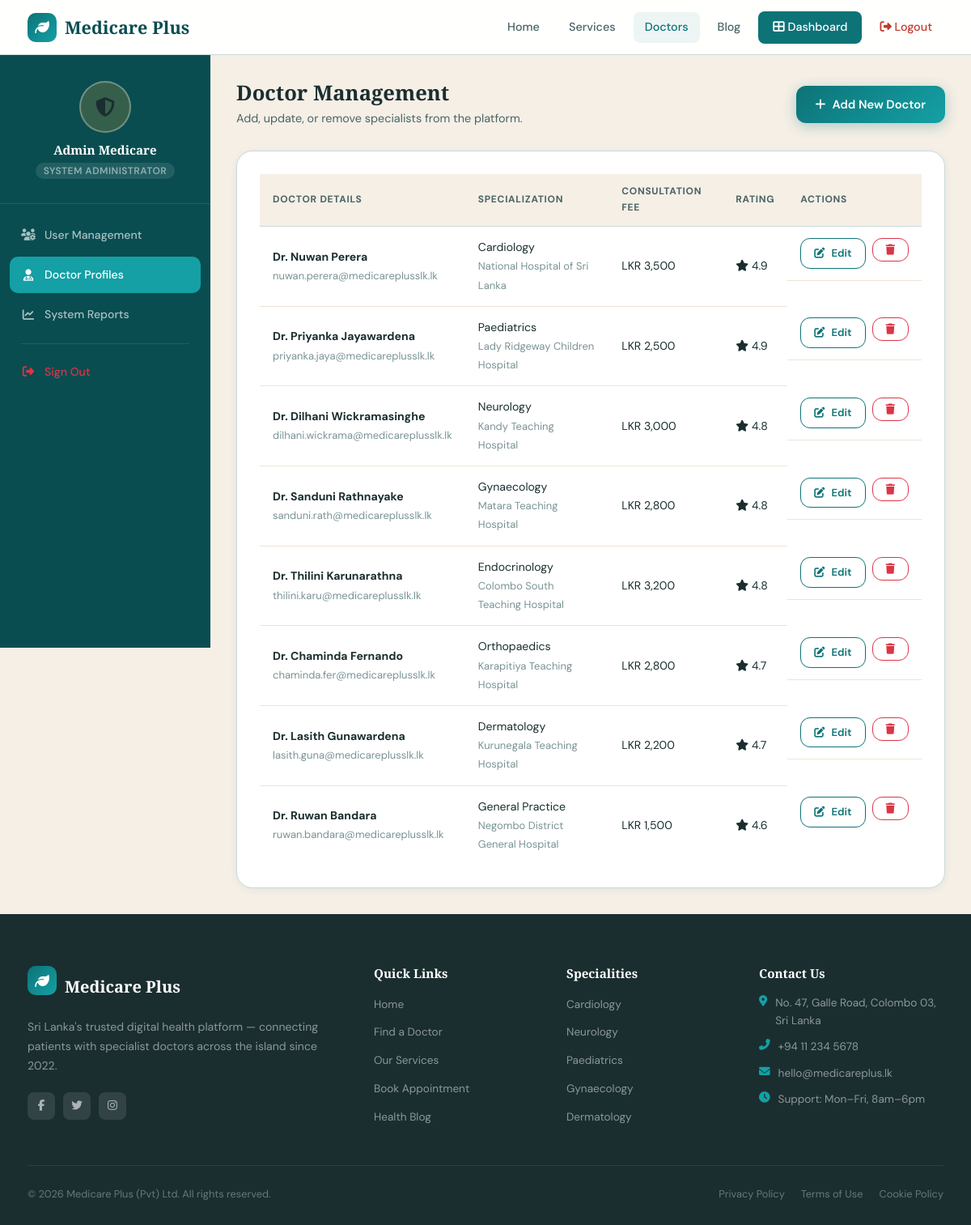
Screenshot of /manage_doctors.php (signed in) with the database file from the repository.
### tables this page shows
CREATE TABLE IF NOT EXISTS users (
    id              INT UNSIGNED AUTO_INCREMENT PRIMARY KEY,
    first_name      VARCHAR(80)  NOT NULL,
    last_name       VARCHAR(80)  NOT NULL,
    email           VARCHAR(180) NOT NULL UNIQUE,
    password_hash   VARCHAR(255) NOT NULL,
    role            ENUM('patient','doctor','admin') NOT NULL DEFAULT 'patient',
    phone           VARCHAR(20),
    address         VARCHAR(255),
    city            VARCHAR(100),
    created_at      TIMESTAMP DEFAULT CURRENT_TIMESTAMP,
    updated_at      TIMESTAMP DEFAULT CURRENT_TIMESTAMP ON UPDATE CURRENT_TIMESTAMP
);

CREATE TABLE IF NOT EXISTS doctors (
    id                  INT UNSIGNED AUTO_INCREMENT PRIMARY KEY,
    user_id             INT UNSIGNED NOT NULL UNIQUE,
    specialization      VARCHAR(120) NOT NULL,
    qualification       VARCHAR(255),
    hospital            VARCHAR(180),
    location            VARCHAR(180),
    consultation_fee    DECIMAL(10,2) NOT NULL DEFAULT 1500.00,
    experience_years    TINYINT UNSIGNED DEFAULT 0,
    rating              DECIMAL(3,2) DEFAULT 4.00,
    availability        VARCHAR(255),
    bio                 TEXT,
    created_at          TIMESTAMP DEFAULT CURRENT_TIMESTAMP,
    FOREIGN KEY (user_id) REFERENCES users(id) ON DELETE CASCADE
);

### functions.php (called while the page is built, shortened)
<?php
function get_logged_in_user(): ?array {
    $conn = get_db_connection();
    $stmt = $conn->prepare('SELECT id, first_name, last_name, email, role, phone, city FROM users WHERE id = ?');
    $stmt->bind_param('i', $_SESSION['user_id']);
    $stmt->execute();
    $result = $stmt->get_result()->fetch_assoc();
    return $result ?: null;
}
function fetch_all_doctors(): array {
    $conn = get_db_connection();
    $result = $conn->query(
        'SELECT d.*, u.first_name, u.last_name, u.email, u.phone, u.city
         FROM doctors d
         JOIN users u ON u.id = d.user_id
         ORDER BY d.rating DESC'
    );
    return $result ? $result->fetch_all(MYSQLI_ASSOC) : [];
}

### manage_doctors.php (the view, shortened to what this page needs)
<?php
require_once 'functions.php';
$user      = get_logged_in_user();
$doctors = fetch_all_doctors();
include 'header.php';
?>
<div class="dash-layout">
    <aside class="dash-sidebar">
        <div class="dash-user">
            <div class="dash-avatar" style="background: rgba(232,168,56,0.2); color: var(--secondary);">
                <i class="fas fa-shield-alt"></i>
            </div>
            <h4><?= htmlspecialchars($user['first_name'] . ' ' . $user['last_name']) ?></h4>
            <span>System Administrator</span>
        </div>
        <nav class="dash-nav">
            <a href="dashboard_admin.php"><i class="fas fa-users-cog"></i> User Management</a>
            <a href="manage_doctors.php" class="active"><i class="fas fa-user-md"></i> Doctor Profiles</a>
            <a href="admin_reports.php"><i class="fas fa-chart-line"></i> System Reports</a>
            <div class="dash-nav-divider"></div>
            <a href="logout.php" style="color: #dc3545;"><i class="fas fa-sign-out-alt"></i> Sign Out</a>
        </nav>
    </aside>
    <main class="dash-main">
        <div class="dash-header">
            <div>
                <h1>Doctor Management</h1>
                <p>Add, update, or remove specialists from the platform.</p>
            </div>
            <a href="add_doctor.php" class="btn btn-primary"><i class="fas fa-plus"></i> Add New Doctor</a>
        </div>
        <div class="card">
            <div class="table-wrap">
                <?php if (empty($doctors)): ?>
                    <div class="empty-state">
                        <i class="fas fa-user-md"></i>
                        <h3>No Doctors Found</h3>
                        <p>There are currently no doctors registered in the system.</p>
                    </div>
                <?php else: ?>
                    <table>
                        <thead>
                            <tr>
                                <th>Doctor Details</th>
                                <th>Specialization</th>
                                <th>Consultation Fee</th>
                                <th>Rating</th>
                                <th>Actions</th>
                            </tr>
                        </thead>
                        <tbody>
                            <?php foreach ($doctors as $doc): ?>
                                <tr>
                                    <td>
                                        <strong>Dr. <?= htmlspecialchars($doc['first_name'] . ' ' . $doc['last_name']) ?></strong><br>
                                        <span style="font-size: 13px; color: var(--muted);"><?= htmlspecialchars($doc['email']) ?></span>
                                    </td>
                                    <td>
                                        <?= htmlspecialchars($doc['specialization']) ?><br>
                                        <span style="font-size: 13px; color: var(--muted);"><?= htmlspecialchars($doc['hospital']) ?></span>
                                    </td>
                                    <td>LKR <?= number_format($doc['consultation_fee'], 0) ?></td>
                                    <td><i class="fas fa-star" style="color:var(--secondary)"></i> <?= number_format($doc['rating'], 1) ?></td>
                                    <td style="display: flex; gap: 8px;">
                                        <a href="edit_doctor.php?id=<?= $doc['id'] ?>" class="btn btn-outline btn-sm"><i class="fas fa-edit"></i> Edit</a>
                                        <form method="POST" style="margin: 0;" onsubmit="return confirm('WARNING: This will permanently delete the doctor, their profile, and all their appointments. Continue?');">
                                            <button type="submit" name="action" value="delete" class="btn btn-outline btn-sm" style="color: #dc3545; border-color: #dc3545;">
                                                <i class="fas fa-trash"></i>
                                            </button>
                                        </form>
                                    </td>
                                </tr>
                            <?php endforeach; ?>
                        </tbody>
                    </table>
                <?php endif; ?>
            </div>
        </div>
    </main>
</div>
<?php include 'footer.php'; ?>

### assets/css/style.css (style rules this page uses)
:root { --teal: #0d7377; --teal-dark: #094d51; --teal-light: #14a0a5; --accent: #e8a838; --accent-dark: #c48520; --leaf: #3a7d44; --sand: #f5efe6; --sand-dark: #ede3d6; --white: #ffffff; --dark: #1a2e2f; --mid: #4a6465; --muted: #7a9394; --border: #c8dada; --radius: 12px; --radius-lg: 20px; --shadow-sm: 0 2px 8px rgba(13,115,119,.08); --shadow-md: 0 6px 24px rgba(13,115,119,.14); --shadow-lg: 0 16px 48px rgba(13,115,119,.18); --font-display:'Playfair Display', Georgia, serif; --font-body: 'DM Sans', -apple-system, sans-serif; --transition: 0.25s cubic-bezier(.4,0,.2,1); }
*, *::before, *::after { box-sizing: border-box; margin: 0; padding: 0; }
html { scroll-behavior: smooth; }
body { font-family: var(--font-body); background: var(--sand); color: var(--dark); line-height: 1.65; font-size: 15px; -webkit-font-smoothing: antialiased; }
a { color: var(--teal); text-decoration: none; transition: color var(--transition); }
h1, h2, h3, h4, h5 { font-family: var(--font-display); line-height: 1.2; color: var(--dark); }
p { color: var(--mid); }
.page-body { padding-top: 68px; }
.btn { display: inline-flex; align-items: center; gap: 8px; padding: 11px 24px; border-radius: var(--radius); font-family: var(--font-body); font-size: .92rem; font-weight: 600; cursor: pointer; border: none; transition: all var(--transition); text-decoration: none; white-space: nowrap; }
.btn-primary { background: linear-gradient(135deg, var(--teal), var(--teal-light)); color: #fff; box-shadow: 0 4px 16px rgba(13,115,119,.3); }
.btn-outline { border: 1.5px solid var(--teal); color: var(--teal); background: transparent; }
.btn-sm { padding: 7px 16px; font-size: .82rem; }
.card { background: var(--white); border-radius: var(--radius-lg); padding: 28px; box-shadow: var(--shadow-sm); border: 1px solid var(--border); transition: box-shadow var(--transition); }
.dash-layout { display: grid; grid-template-columns: 260px 1fr; gap: 0; min-height: calc(100vh - 68px); }
.dash-sidebar { background: var(--teal-dark); padding: 32px 0; position: sticky; top: 68px; height: calc(100vh - 68px); overflow-y: auto; }
.dash-user { padding: 0 24px 28px; border-bottom: 1px solid rgba(255,255,255,.1); margin-bottom: 16px; text-align: center; }
.dash-avatar { width: 64px; height: 64px; border-radius: 50%; background: rgba(255,255,255,.15); margin: 0 auto 12px; display: flex; align-items: center; justify-content: center; font-family: var(--font-display); font-size: 1.5rem; color: #fff; border: 2px solid rgba(255,255,255,.3); }
.dash-user h4 { color: #fff; font-size: .95rem; font-family: var(--font-display); margin-bottom: 4px; }
.dash-user span { font-size: .75rem; color: rgba(255,255,255,.5); background: rgba(255,255,255,.1); padding: 2px 10px; border-radius: 12px; text-transform: uppercase; letter-spacing: .04em; font-weight: 600; }
.dash-nav { padding: 0 12px; }
.dash-nav a { display: flex; align-items: center; gap: 11px; padding: 11px 14px; border-radius: 10px; color: rgba(255,255,255,.65); font-size: .88rem; font-weight: 500; margin-bottom: 4px; transition: all var(--transition); }
.dash-nav a i { width: 18px; text-align: center; font-size: .9rem; }
.dash-nav a:hover, .dash-nav a.active { background: rgba(255,255,255,.12); color: #fff; }
.dash-nav a.active { background: var(--teal-light); color: #fff; }
.dash-nav-divider { height: 1px; background: rgba(255,255,255,.1); margin: 12px 14px; }
.dash-main { background: var(--sand); padding: 32px; overflow-x: hidden; }
.dash-header { display: flex; align-items: center; justify-content: space-between; margin-bottom: 28px; flex-wrap: wrap; gap: 16px; }
.dash-header h1 { font-size: 1.6rem; color: var(--dark); }
.dash-header p { color: var(--mid); font-size: .9rem; margin-top: 4px; }
.table-wrap { overflow-x: auto; }
table { width: 100%; border-collapse: collapse; font-size: .88rem; }
thead th { background: var(--sand); padding: 12px 16px; text-align: left; font-size: .75rem; font-weight: 700; color: var(--mid); letter-spacing: .06em; text-transform: uppercase; border-bottom: 1px solid var(--border); }
tbody td { padding: 14px 16px; border-bottom: 1px solid var(--sand-dark); color: var(--dark); vertical-align: middle; }
tbody tr:last-child td { border-bottom: none; }

### rows the page displays
users: first_name+last_name "Admin Medicare"
doctors: user.last_name "Nuwan Perera", user.email "nuwan.perera@medicareplusslk.lk", specialization "Cardiology", hospital "National Hospital of Sri Lanka", consultation_fee "3,500", rating "4.9"
doctors: user.last_name "Priyanka Jayawardena", user.email "priyanka.jaya@medicareplusslk.lk", specialization "Paediatrics", hospital "Lady Ridgeway Children Hospital", consultation_fee "2,500", rating "4.9"
doctors: user.last_name "Dilhani Wickramasinghe", user.email "dilhani.wickrama@medicareplusslk.lk", specialization "Neurology", hospital "Kandy Teaching Hospital", consultation_fee "3,000", rating "4.8"
doctors: user.last_name "Sanduni Rathnayake", user.email "sanduni.rath@medicareplusslk.lk", specialization "Gynaecology", hospital "Matara Teaching Hospital", consultation_fee "2,800", rating "4.8"
doctors: user.last_name "Thilini Karunarathna", user.email "thilini.karu@medicareplusslk.lk", specialization "Endocrinology", hospital "Colombo South Teaching Hospital", consultation_fee "3,200", rating "4.8"
doctors: user.last_name "Chaminda Fernando", user.email "chaminda.fer@medicareplusslk.lk", specialization "Orthopaedics", hospital "Karapitiya Teaching Hospital", consultation_fee "2,800", rating "4.7"
doctors: user.last_name "Lasith Gunawardena", user.email "lasith.guna@medicareplusslk.lk", specialization "Dermatology", hospital "Kurunegala Teaching Hospital", consultation_fee "2,200", rating "4.7"
doctors: user.last_name "Ruwan Bandara", user.email "ruwan.bandara@medicareplusslk.lk", specialization "General Practice", hospital "Negombo District General Hospital", consultation_fee "1,500", rating "4.6"
